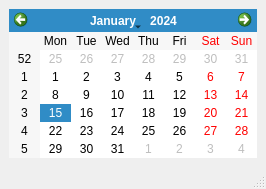
<?xml version="1.0" encoding="UTF-8"?>
<ui version="4.0">
 <class>MainWindow</class>
 <widget class="QMainWindow" name="MainWindow">
  <property name="windowTitle">
   <string>MainWindow</string>
  </property>
  <widget class="QWidget" name="centralwidget">
   <layout class="QGridLayout" name="gridLayout">
    <item row="0" column="0">
     <widget class="QCalendarWidget" name="calendarWidget"/>
    </item>
   </layout>
  </widget>
  <widget class="QMenuBar" name="menubar">
   <property name="geometry">
    <rect>
     <x>0</x>
     <y>0</y>
     <width>474</width>
     <height>22</height>
    </rect>
   </property>
  </widget>
  <widget class="QStatusBar" name="statusbar"/>
 </widget>
 <resources/>
 <connections/>
</ui>
